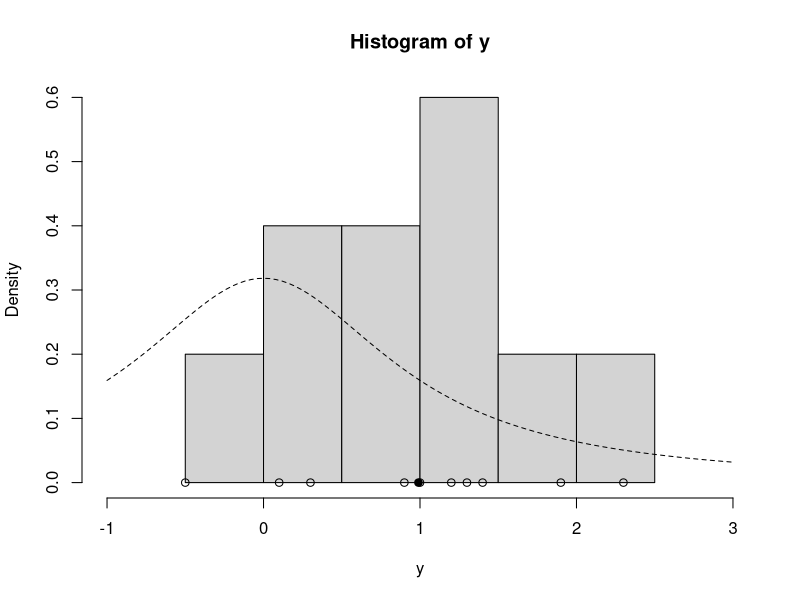
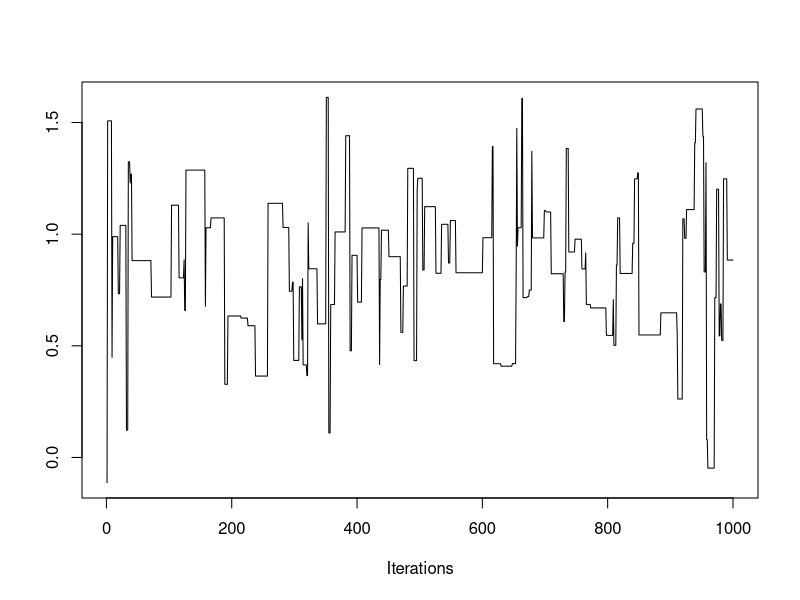
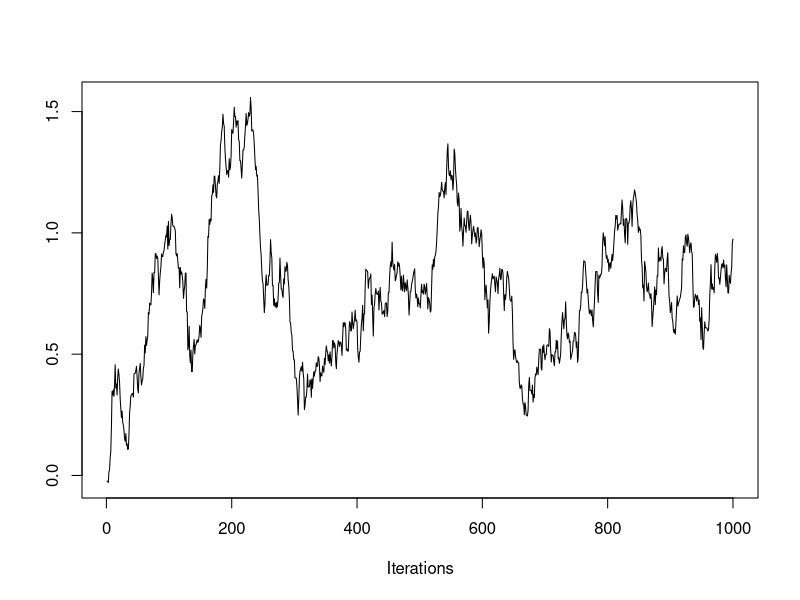
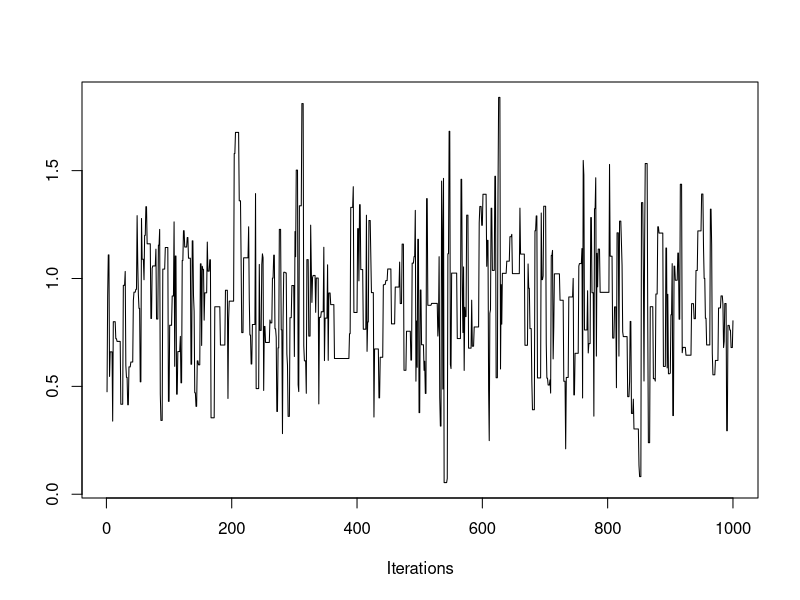
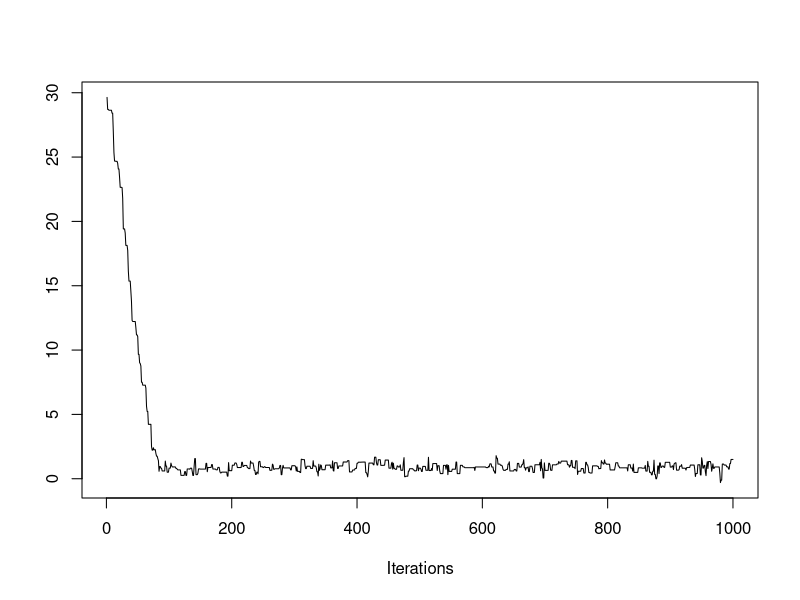
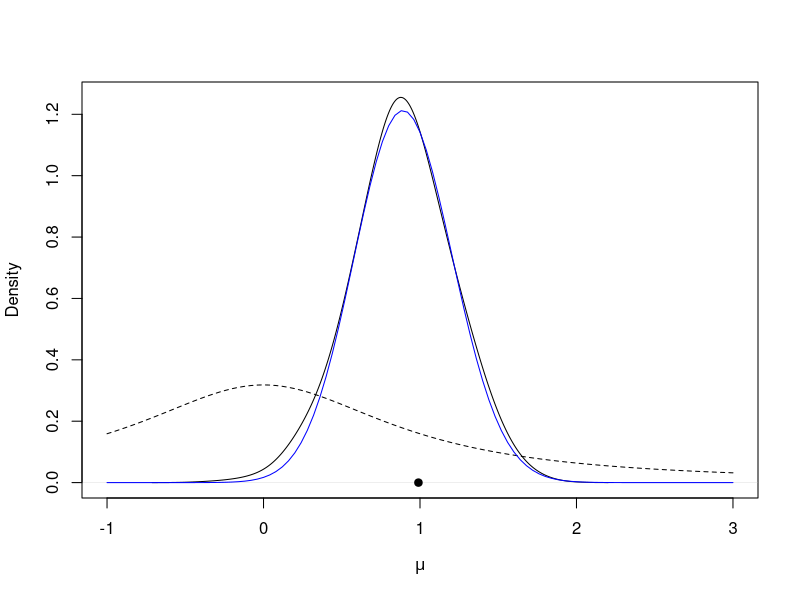

The R script that drew these images, in order:
### metropolis hastings basic - Non_conjugate with one param - ###

#Let's talk about a models that don't have nice, clean posterior distributions.

#Suppose we have values(data) that represent the percentage change:`y(company_i)` in total personnel from last year to this year
#for,
#we'll say, 10 companies `n=10` coming from a particular industry. We're going to assume for now, that these are independent
#measurements from a **normal** with a known `variance = 1`, but an unknown mean `??` N(?, 1)

#Suppose we decide that our prior believes about `??` are better reflected using a **standard t-distribution** with `df=1`. 
#This particular prior distribution(`t(0,1,1)`: Cauchy Distribution) has heavier(fatter) tails than the conjugate normal 
#distribution, which can better accommodate the possibility of extreme values for `??`

#likelihood:  y ~ N(??, 1)
#prior: ?? ~ t(0,1,1)

#g(??) = ??(likelihood)*prior

#In computation, because our `g(??)` distribution includes likelihoods, which are the product of many numbers that are potentially
#small, our `g(??)` might evaluate to such a small number that the computer treats it effectively as a zero. 
#To avoid this problem,
#we're going to work on the **logarithmic scale** which will be more numerically stable. 

lg = function(mu, n, ybar){
  mu2 = mu^2
  n * (ybar * mu - mu2 / 2.0) - log(1.0 + mu2)
}
# n: sample size
# mu: what we want....
# ybar: sample mean


# function to execute the Random-Walk Metropolis-Hastings sampler with normal proposal distribution.
MH = function(n, ybar, n_iter, mu_init, cand_sd) {
  
  ## step 1, initialize
  mu_out = numeric(n_iter)                # pool
  accpt = 0                               # counting
  mu_now = mu_init                        # ***starting value***
  lg_now = lg(mu=mu_now, n=n, ybar=ybar)  #initial "g( )"....but alpha = g(??*)/g(??) ..that's all we need.
  
  ## step 2, iterate
  for (i in 1:n_iter) {
    ## step 2a
    mu_cand = rnorm(n=1, mean=mu_now, sd=cand_sd) # draw a candidate # ??* 
    
    ## step 2b
    lg_cand = lg(mu=mu_cand, n=n, ybar=ybar)      # "g(??*)"
    lalpha = lg_cand - lg_now                     # "g(??*)/g(??)"
    alpha = exp(lalpha)
    
    ## step 2c
    u = runif(1) # draw a uniform variable which will be less than alpha with probability min(1, alpha) # 0 < u < 1
    if (u < alpha) { 
      mu_now = mu_cand       # then accept the candidate
      accpt = accpt + 1      # keep track of acceptance
      lg_now = lg_cand
    }
    
    ## collect results
    mu_out[i] = mu_now 
  }
  
  ## return a list of output
  list(mu=mu_out, acc_rate=accpt/n_iter)
}


### Let's execute it!
# our data
y = c(1.2, 1.4, -0.5, 0.3, 0.9, 2.3, 1.0, 0.1, 1.3, 1.9)
ybar = mean(y)
n = length(y)
# hist
hist(y, freq = F, xlim = c(-1, 3))

# add individual data point!!(let them show up on x axis..) so..in Y-axis: rep(0,n)
points(y, rep(0, n))     #samples
points(ybar, 0, pch=19)  # sample mean

# let's plot our prior distribution of the mean 
curve(dt(x, df=1), lty=2, add=T)
# As you can see, there's a little bit of a discrepancy between our prior for mu, and what the data says mu should be...
# The prior has most of its probability mass in this region here, near 0. 
# However, the data suggest that the mean is up here near 1. 
# We expect that the posterior distribution from mu will have a mean as a compromise somewhere between 0 and 1. 

# now posterior sampling!!!!
set.seed(43)
post = MH(n, ybar, 1e3, 0, 3)
str(post)
library("coda")
traceplot(as.mcmc(post$mu))
# This last plot is called a trace plot. It shows the history of the chain and provides basic feedback about whether the chain 
#has reached its stationary distribution. It appears our proposal step size was too large (acceptance rate below 23%). 


# Let's try another.
post = MH(n, ybar, 1e3, 0.0, cand_sd=0.05)
post
post$acc_rate
traceplot(as.mcmc(post$mu))

#Oops, the acceptance rate is too high (above 50%). Let's try something in between.
post = MH(n, ybar, 1e3, 0.0, cand_sd=0.9)
post$acc_rate
post
traceplot(as.mcmc(post$mu)) # satisfied....

#Just for fun, let's see what happens if we initialize the chain at some far-off value.
post = MH(n, ybar, 1e3, 30.0, cand_sd=0.9)
post
post$acc_rate
traceplot(as.mcmc(post$mu))

#It took awhile to find the stationary distribution, but it looks like we succeeded! If we discard the first 100 or so values, 
#it appears like the rest of the samples come from the stationary distribution, our posterior distribution! 


#Let's plot the posterior density against the prior to see how the data updated our belief about ??
post$mu_keep = post$mu[-c(1:100)] # discard the first 200 samples
# plot density estimate of the posterior
plot(density(post$mu_keep, adjust=2.0), main="", xlim=c(-1.0, 3.0), xlab=expression(mu))

curve(dt(x=x, df=1), lty=2, add=TRUE) # prior for mu

points(ybar, 0, pch=19) # sample mean

# approximation to the true posterior in blue
curve(0.017*exp(lg(mu=x, n=n, ybar=ybar)), from=-1.0, to=3.0, add=TRUE, col="blue") 

#These results are encouraging, but they are preliminary. We still need to investigate more formally whether our Markov chain 
#has converged to the stationary distribution.

#Obtaining posterior samples using the Metropolis-Hastings algorithm can be time-consuming and require some fine-tuning, 
#as we've just seen. The good news is that we can rely on software to do most of the work for us.

# JAGS.....



